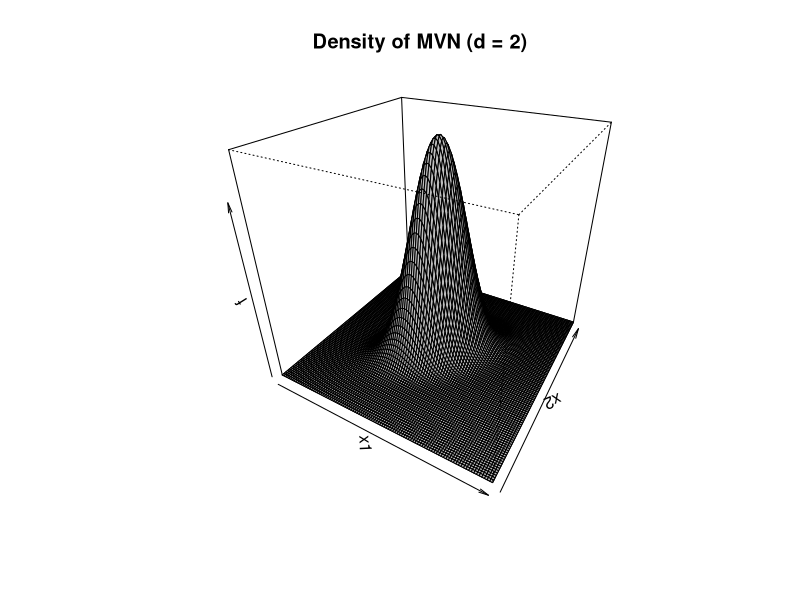
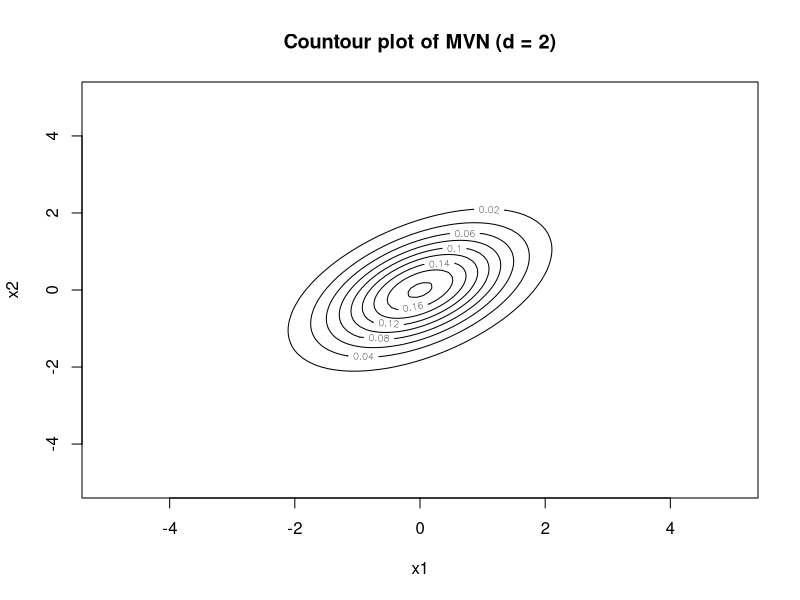
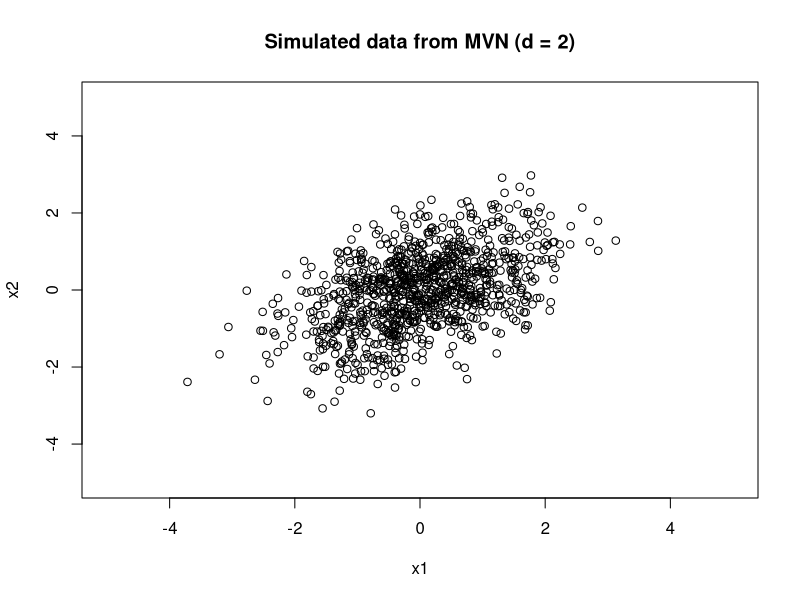

These figures' R source, in order:
## ---- chunk 1
library(mnormt) # R package for multivariate normal distribution

# computes the MVN density values
compute_density = function(x, mu, Sigma) {
  
  len = length(x)
  f = matrix(0, nrow = len, ncol = len)
  
  for (i in 1:len) {
    for (j in 1:len) {
      f[i, j] = dmnorm(c(x[i], x[j]), mean = mu, var = Sigma)
    }
  }
  
  return(f)
}

# specified mean vector and covariance matrix
mu = c(0,0)
Sigma = matrix(c(1, .5, .5, 1), 2)

# values for which to compute the density
x = seq(-5, 5, length.out = 100)

# density function
f = compute_density(x, mu, Sigma)

# plot the density
persp(f, col = "gray",
      theta = 30, phi = 30,
      xlab = "x1", ylab = "x2", zlab = "f",
      main = "Density of MVN (d = 2)")
## ---- chunk 2
# plot contour
contour(x, x, f, xlab = "x1", ylab = "x2",
        main = "Countour plot of MVN (d = 2)")
## ---- chunk 3
# compute the eigenvalues
ev = eigen(Sigma)
evalues = ev$values

# compare radii of the contours using the sqrt of the ratio of the eigenvalues
ratio = sqrt(evalues[1]/evalues[2])
print(ratio)
## ---- chunk 4
# simulate sample from the MVN with n = 1000
simulated_data = rmnorm(1000, mu, Sigma)

# draw the scatter plot
plot(simulated_data, xlim=range(x), ylim=range(x),
     main="Simulated data from MVN (d = 2)", xlab="x1", ylab="x2")
